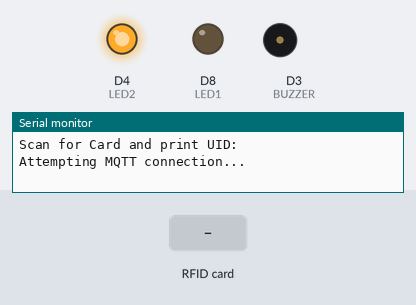
A sketch run on a simulated ESP8266 (NodeMCU). Parts: output pins drawn as LEDs (lit = HIGH), buzzer (waves = sounding), the last lines printed to the serial monitor. The inputs (shaded band) are chosen by the test bench. WiFi joins after 1.5 s; servers stay silent unless stated; no MQTT or app messages arrive unless stated; pins used as bus, display or sensor lines are not drawn.

Above: at 2.8 s.
2.9 s: RFID card 12 34 56 78 90 held to the reader
At 4.8 s:
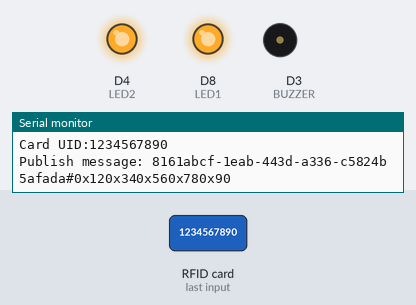
5.9 s: RFID card 5E 7A 19 C4 held to the reader
At 6.38 s:
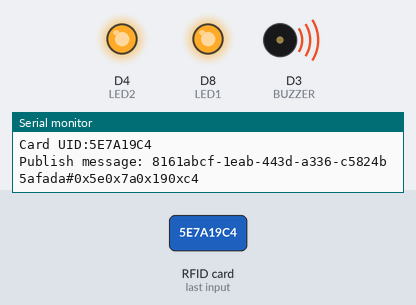
Timing chart, 0 to 9.5 s (numbered marks = the images above; inputs shaded):
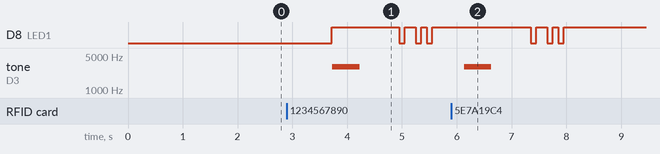

The sketch:

8161abcf-1eab-443d-a336-c5824b5afada_RFID_Open_NoWifiManager.ino
```cpp
#include <ESP8266WiFi.h>
#include "MFRC522.h"
#include <PubSubClient.h>
#include "config.h"
#include <SPI.h>

void setup() {
  pinMode(LED2, OUTPUT);
  pinMode(BUZZER, OUTPUT);
  pinMode(LED1, OUTPUT);
  digitalWrite(BUZZER, LOW);
  digitalWrite(LED2, HIGH);
  Serial.begin(115200);
  Serial.println(F("Booting...."));
  setup_wifi();
  printMACAddress();
  client.setServer(mqtt_server, mqtt_port);
//  client.setCallback(callback);
  delay(100);
  SPI.begin();
  mfrc522.PCD_Init();
  Serial.println(F("Ready!"));
  Serial.println(F("======================================================"));
  Serial.println(F("Scan for Card and print UID:"));
  watchdogSetup();
}

String mac2String(byte ar[]) {
  String s;
  for (byte i = 0; i < 6; ++i)
  {
    char buf[3];
    sprintf(buf, "%2X", ar[i]);
    s += buf;
    if (i < 5) s += ':';
  }
  return s;
}

void printMACAddress() {
  WiFi.macAddress(mac);
  MACAddress = mac2String(mac);
  Serial.println(MACAddress);
}

void setup_wifi() {
  delay(10);
  // We start by connecting to a WiFi network
  Serial.println();
  Serial.print("Connecting to ");
  Serial.println(wifi_ssid);
  WiFi.mode(WIFI_STA);
  WiFi.begin(wifi_ssid, wifi_password);
  while (WiFi.status() != WL_CONNECTED) {
    delay(500);
    Serial.print(".");
  }
  Serial.println("");
  Serial.println("WiFi connected");
  Serial.println("IP address: ");
  Serial.println(WiFi.localIP());
}

void callback(char* topic, byte* payload, unsigned int length) {
  Serial.print("Message arrived [");
  Serial.print(topic);
  Serial.print("] ");
  for (int i = 0; i < length; i++) {
    Serial.print((char)payload[i]);
  }
  Serial.println();

  String sTopic = topic;

}

void reconnect() {
  while (!client.connected()) {
    Serial.print("Attempting MQTT connection...");
    digitalWrite(LED1, LOW);
    digitalWrite(BUZZER, HIGH);
    delay(500);
    digitalWrite(BUZZER, LOW);
    delay(1500);
    Serial.println(mqtt_server);
    if (client.connect(device_guid, mqtt_user, mqtt_password)) {
      Serial.println("connected");
      digitalWrite(LED1, HIGH);
//      client.subscribe(mqtt_keywords2);
    } else {
      Serial.print("failed, rc=");
      Serial.print(client.state());
      Serial.println(" try again in 5 seconds");
      ESP.restart();
      delay(5000);
    }
  }
}

void watchdogSetup(void) {
  ESP.wdtDisable();
}

unsigned long previousMillis = 0;
const long interval = 1000;

void loop() {
unsigned long currentMillis = millis();
  if (!client.connected()) {
      reconnect();
    }
    client.loop();
  if ((currentMillis - previousMillis) >= interval)
    {
      previousMillis = currentMillis;
      loop_count++;
      ESP.wdtFeed();
      Serial.print(loop_count);
      Serial.print(". Watchdog fed in approx. ");
      Serial.print(loop_count * 1000);
      Serial.println(" milliseconds.");
  }
  else
  {
    if ( ! mfrc522.PICC_IsNewCardPresent()) {
      digitalWrite(BUZZER, LOW);
      delay(550);
      return;
    }

    if ( ! mfrc522.PICC_ReadCardSerial()) {
      digitalWrite(BUZZER, LOW);
      delay(900);
      return;
    }
    char msg[150];
    char msg1[150];
    // Show some details of the PICC (that is: the tag/card)
    Serial.print(F("Card UID:"));
    msg[0] = char(0);
    msg1[0] = char(0);
    for (byte i = 0; i < mfrc522.uid.size; i++)
    {
      Serial.print(mfrc522.uid.uidByte[i], HEX);
      sprintf(msg, "%s0x%02x ", msg, mfrc522.uid.uidByte[i]);
    }
    String rfid=String(msg);
    rfid.replace(" ","");
    String kirim = String(device_guid)+"#"+rfid;
    Serial.println();
    Serial.print("Publish message: ");
    Serial.println(kirim);
    if((client.publish(mqtt_keywords1, kirim.c_str()) == true) ){
      tone(BUZZER,3000,500);
      delay(1000);
    }
    msg[0] = char(0);
    digitalWrite(BUZZER, LOW);
    digitalWrite(LED1, HIGH);
    delay(220);
    digitalWrite(LED1, LOW);
    delay(100);
    digitalWrite(LED1, HIGH);
    delay(200);
    digitalWrite(LED1, LOW);
    delay(100);
    digitalWrite(LED1, HIGH);
    delay(100);
    digitalWrite(LED1, LOW);
    delay(100);
    digitalWrite(LED1, HIGH);
  }
}
```

config.h
```cpp
#ifndef __CONFIGFILE__
#define __CONFIGFILE__

// PPTIK Setting
char wifi_ssid[34] = "LSKKWork";
char wifi_password[34] = "1234567890";
char mqtt_server[40] = "192.168.0.2";
int  mqtt_port = 1883;
char smqtt_port[5] = "1883";
char mqtt_user[40] = "/parkir:parkir";
char mqtt_password[40] = "parkir123";
char mqtt_keywords1[40] = "RFID-Open";
char device_guid[40] = "8161abcf-1eab-443d-a336-c5824b5afada";
int loop_count  = 0 ; //loop count loop

byte mac[6];
String MACAddress;
WiFiClient espClient;
PubSubClient client(espClient);

#define RST_PIN  5  // RST-PIN für RC522 - RFID - SPI - Modul GPIO5
#define SS_PIN  4  // SDA-PIN für RC522 - RFID - SPI - Modul GPIO4
#define BUZZER  D3 // pcb merah (D3) (kalau hijau, biru D8)
#define LED1 D8// pcb merah (kalau hijau,biru d4)
#define LED2 D4
MFRC522 mfrc522(SS_PIN, RST_PIN); // Create MFRC522 instance
#endif
```

Measured:
- after the input at 2.9 s, tone on D3 (BUZZER): silent → 3000 Hz after 0.83 s, → silent 0.50 s later
- after the input at 5.9 s, D8 (LED1): goes LOW 0.10 s, HIGH 0.20 s, LOW 0.10 s, HIGH 0.10 s, LOW 0.10 s, then HIGH, starting after 1.5 s; tone on D3 (BUZZER): silent → 3000 Hz after 0.23 s, → silent 0.50 s later
